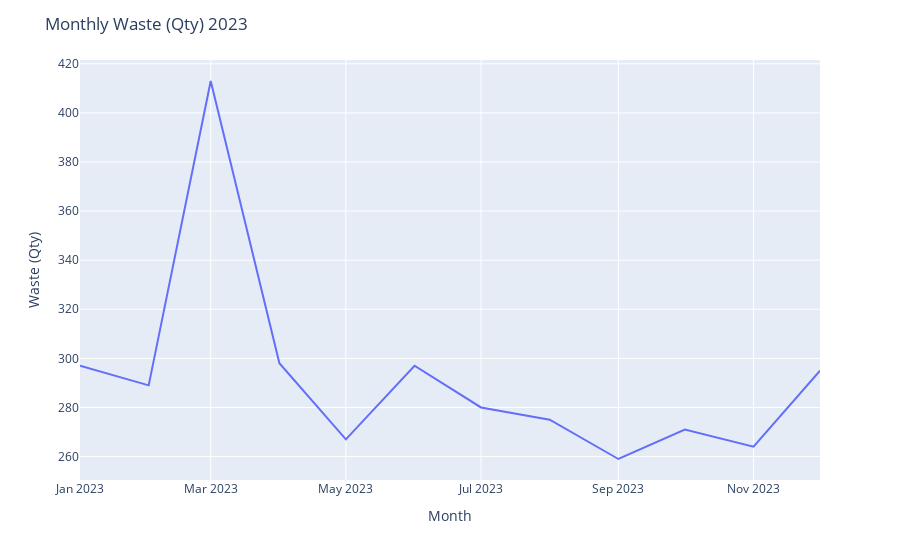

Notebook code for this chart:
### Markdown cell above
### Waste (Qty)

### Code cell
fig = px.line(slice_data_monthly, x=slice_data_monthly.index, y="Waste (Qty)")
fig.update_layout(
    yaxis_title="Waste (Qty)", 
    xaxis_title="Month",
    title="Monthly Waste (Qty) 2023"
)
fig.show()

### Figure 1 — Plotly figure (JSON) as saved in the notebook; plotly's stock layout.template omitted (floating-point values rounded to 4 significant figures)
{"data": [{"hovertemplate": "Date=%{x}<br>Waste (Qty)=%{y}<extra></extra>", "legendgroup": "", "line": {"color": "#636efa", "dash": "solid"}, "marker": {"symbol": "circle"}, "mode": "lines", "name": "", "orientation": "v", "showlegend": false, "type": "scatter", "x": ["2023-01-01T00:00:00", "2023-02-01T00:00:00", "2023-03-01T00:00:00", "2023-04-01T00:00:00", "2023-05-01T00:00:00", "2023-06-01T00:00:00", "2023-07-01T00:00:00", "2023-08-01T00:00:00", "2023-09-01T00:00:00", "2023-10-01T00:00:00", "2023-11-01T00:00:00", "2023-12-01T00:00:00"], "xaxis": "x", "y": [297, 289, 413, 298, 267, 297, 280, 275, 259, 271, 264, 295], "yaxis": "y"}], "layout": {"autosize": true, "legend": {"tracegroupgap": 0}, "margin": {"t": 60}, "title": {"text": "Monthly Waste (Qty) 2023"}, "xaxis": {"anchor": "y", "autorange": true, "domain": [0, 1], "range": ["2023-01-01", "2023-12-01"], "title": {"text": "Month"}, "type": "date"}, "yaxis": {"anchor": "x", "autorange": true, "domain": [0, 1], "range": [250.4, 421.6], "title": {"text": "Waste (Qty)"}, "type": "linear"}}}
